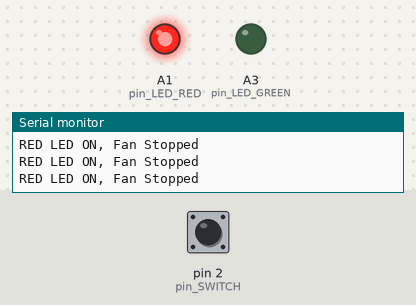
This sketch was run on a simulated Arduino Uno, built with avr-gcc and run on an emulated ATmega328P. Parts: output pins drawn as LEDs (lit = HIGH), the last lines printed to the serial monitor. Inputs (shaded band) come from the test bench; at power-on: pin 2 (pin_SWITCH) HIGH. Pins used as bus, display or sensor lines are not drawn.

Above: at 1.2 s.
1.3 s: pin 2 (pin_SWITCH) pulled LOW for 0.15 s
At 2.7 s:
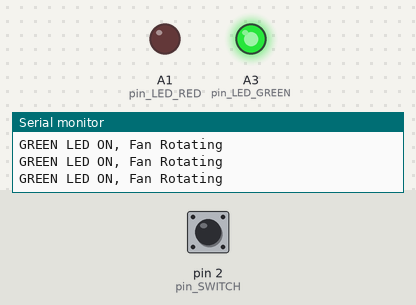
3.0 s: pin 2 (pin_SWITCH) pulled LOW for 1 s
At 4.5 s:
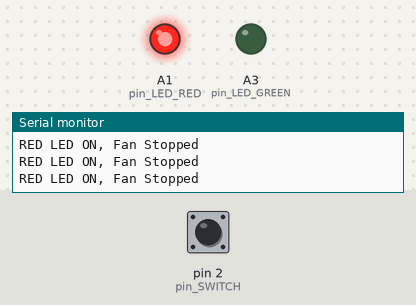
7.0 s: pin 2 (pin_SWITCH) pulled LOW for 3.2 s
At 11.4 s:
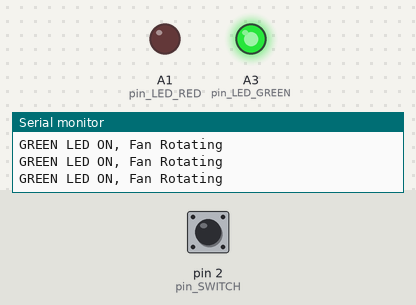
Timing chart, 0 to 12.9 s (numbered marks = the images above; inputs shaded):
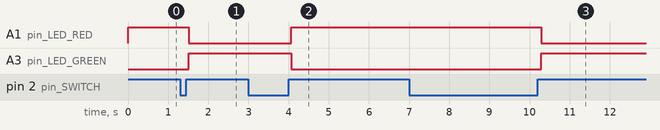

Measured:
- after the input at 1.3 s, A1 (pin_LED_RED): HIGH → LOW after 0.21 s; A3 (pin_LED_GREEN): LOW → HIGH after 0.21 s
- after the input at 3.0 s, A1 (pin_LED_RED): LOW → HIGH after 1.1 s; A3 (pin_LED_GREEN): HIGH → LOW after 1.1 s
- after the input at 7.0 s, A1 (pin_LED_RED): HIGH → LOW after 3.3 s; A3 (pin_LED_GREEN): LOW → HIGH after 3.3 s

The sketch:

switch.ino
```cpp
// กำหนดขา Switch, LED, และ Motor
int pin_SWITCH = 2;    // ขา Switch
int pin_LED_RED = A1;  // ขาไฟ LED สีแดง
int pin_LED_GREEN = A3; // ขาไฟ LED สีเขียว
int pin_DC_INA = A4;   // ขาควบคุมพัดลม A
int pin_DC_INB = A5;   // ขาควบคุมพัดลม B

bool lastButtonState = LOW; // สถานะปุ่มก่อนหน้า
bool isFanOn = true; // สถานะเริ่มต้น (ไฟแดงติด, พัดลมหยุด)
bool currentButtonState = LOW;

void setup() {
  // ตั้งค่าขาเป็น INPUT และ OUTPUT
  pinMode(pin_SWITCH, INPUT_PULLUP); // ตั้ง Switch เป็น INPUT (ใช้ Pull-Up Resistor)
  pinMode(pin_LED_RED, OUTPUT);     // ตั้ง LED สีแดงเป็น OUTPUT
  pinMode(pin_LED_GREEN, OUTPUT);   // ตั้ง LED สีเขียวเป็น OUTPUT
  pinMode(pin_DC_INA, OUTPUT);      // ตั้ง Motor INA เป็น OUTPUT
  pinMode(pin_DC_INB, OUTPUT);      // ตั้ง Motor INB เป็น OUTPUT

  // กำหนดค่าเริ่มต้นให้ไฟแดงติดและพัดลมหยุดทำงาน
  digitalWrite(pin_LED_RED, HIGH);  // เปิดไฟแดง
  digitalWrite(pin_LED_GREEN, LOW); // ปิดไฟเขียว
  digitalWrite(pin_DC_INA, LOW);    // หยุดพัดลม
  digitalWrite(pin_DC_INB, LOW);

  // เริ่มต้น Serial สำหรับ Debugging
  Serial.begin(9600);
  Serial.println("System Initialized. RED LED is ON. Waiting for user action.");
}

void loop() {
  // อ่านสถานะของ Switch
  currentButtonState = digitalRead(pin_SWITCH);

  // ตรวจจับการกดปุ่ม (เปลี่ยนจาก LOW -> HIGH)
  if (currentButtonState == HIGH && lastButtonState == LOW) {
    isFanOn = !isFanOn; // สลับสถานะการทำงาน
    delay(50); // หน่วงเวลาเพื่อป้องกันการกดซ้ำ (debounce)
  }

  // การจัดการตามสถานะการทำงาน
  if (isFanOn) {
    // เปิดไฟเขียว ปิดไฟแดง พัดลมหมุน
    digitalWrite(pin_LED_RED, LOW);   // ปิดไฟแดง
    digitalWrite(pin_LED_GREEN, HIGH); // เปิดไฟเขียว
    digitalWrite(pin_DC_INA, HIGH);   // พัดลมหมุน
    digitalWrite(pin_DC_INB, LOW);
    Serial.println("GREEN LED ON, Fan Rotating");
  } else {
    // เปิดไฟแดง ปิดไฟเขียว พัดลมหยุด
    digitalWrite(pin_LED_RED, HIGH);   // เปิดไฟแดง
    digitalWrite(pin_LED_GREEN, LOW); // ปิดไฟเขียว
    digitalWrite(pin_DC_INA, LOW);    // พัดลมหยุด
    digitalWrite(pin_DC_INB, LOW);
    Serial.println("RED LED ON, Fan Stopped");
  }

  // บันทึกสถานะปุ่มปัจจุบันเป็นสถานะก่อนหน้า
  lastButtonState = currentButtonState;

  // หน่วงเวลาเล็กน้อย
  delay(50);
}
```
